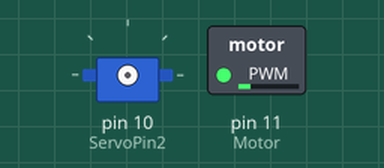
Simulated run of this sketch. Board: Arduino Uno, built with avr-gcc and run on an emulated ATmega328P. On the bench: servo, switched loads named in the sketch (green lamp = pin HIGH).

Above: at 0.16 s.
At 26.91 s:
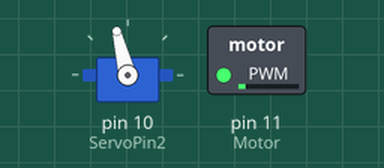
Timing chart, 0 to 40.0 s (numbered marks = the images above):
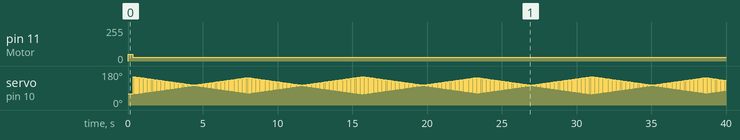

The sketch:

OutPWM.ino
```cpp
/*
  controlo servo 1
  controlo servo 2
  controlo motor tapete
*/
#include <Servo.h>
Servo myservo;

//Parametros dos servos
const int ServoPin1 = 9;
const int ServoPin2 = 10;
const int Motor = 11;
const int maxAngle = 90;
const int minAngle = 5;
const int Cal1 = 55;
const int Cal2 = 65;

//Parametros do motor
const int VelArranque = 50;
const int VelCruzeiro = 28;

//int sensorValue = 0;        // value read from the pot
//int outputValue = 0;        // value output to the PWM (analog out)

void setup()
{
	  // initialize serial communications at 9600 bps:
	  Serial.begin(9600);
	  pinMode(ServoPin1,OUTPUT);
	  pinMode(ServoPin2,OUTPUT);
	  pinMode(Motor,OUTPUT);
}

void loop()
{

	  // Motor em funcionamento
	  analogWrite(Motor, VelArranque);   //Velocidade de arranque
	  delay(320);
	  analogWrite(Motor, VelCruzeiro);   //Velocidade de cruzeiro

	  int i = minAngle;
	  int flag = 0;

	  while(i < maxAngle + 1)
	  {
			moveServo(ServoPin1, i + Cal1);
			//delay(20);

			moveServo(ServoPin2,maxAngle-i+ Cal2);
			//delay(20);

			if(i == maxAngle )
				flag = 1;
			if(i == minAngle)
				flag = 0;

			if(flag == 0)
				i = i + 1;
			else
				i = i-1;

			//Serial.println(i);
	  }
}

void moveServo(int SERVO_PIN, int PWM){
        myservo.attach(SERVO_PIN);
        //delay(5);
        myservo.write(PWM);
        delay(45);
        myservo.detach();
        //delay(5);
}
```

Measured:
- by itself, pin 11 (Motor): 0/255 → 50/255 at 0.00 s, → 28/255 0.32 s later
- by itself, servo on pin 10 (ServoPin2): moves between 60° and 150°, repeating every 15.3 s
